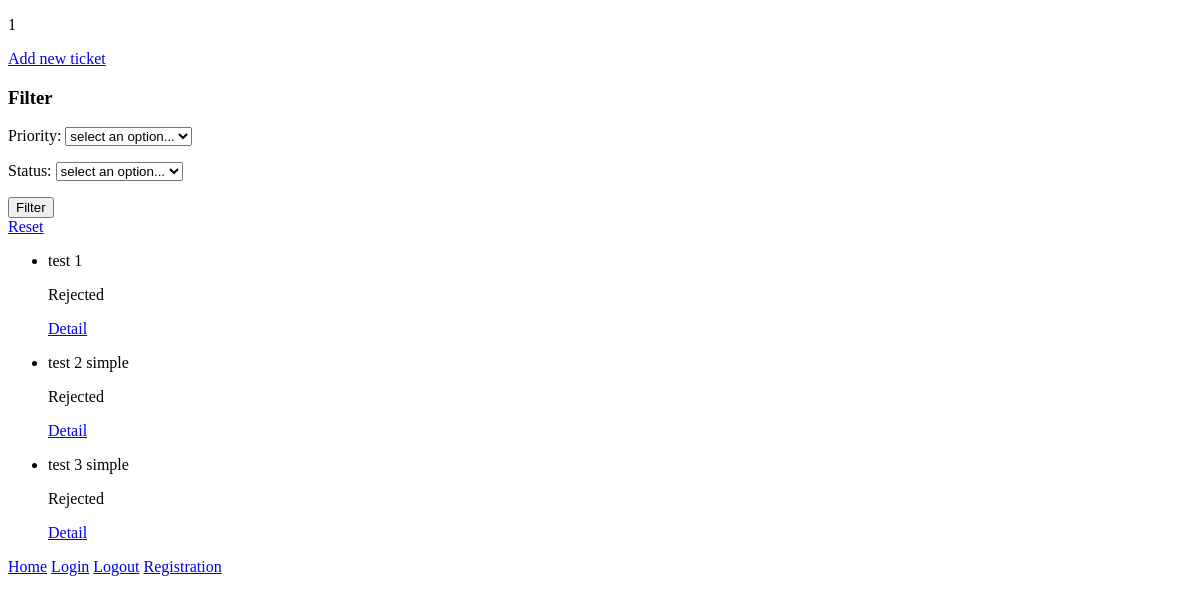
The app's page / (signed in), older data.
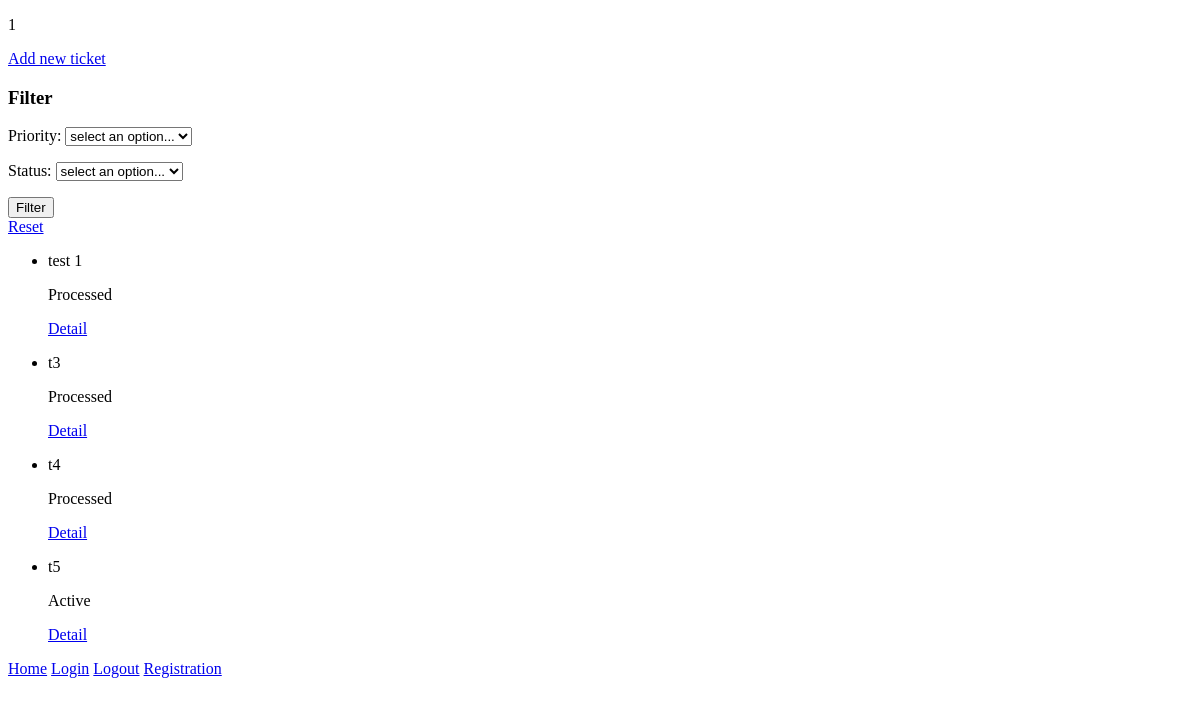
The same page, newer data.
### helpdesk/models.py (models this page shows, shortened)
class Ticket(models.Model):
    HIGH_PRIORITY = 1
    MEDIUM_PRIORITY = 2
    LOW_PRIORITY = 3
    PRIORITY_CHOICES = [
        (HIGH_PRIORITY, 'High'),
        (MEDIUM_PRIORITY, 'Medium'),
        (LOW_PRIORITY, 'Low'),
    ]
    ACTIVE_STATUS = 1
    PROCESSED_STATUS = 2
    REJECTED_STATUS = 3
    RESTORED_STATUS = 4
    COMPLETED_STATUS = 5
    STATUS_CHOICES = [
        (ACTIVE_STATUS, 'Active'),
        (PROCESSED_STATUS, 'Processed'),
        (REJECTED_STATUS, 'Rejected'),
        (RESTORED_STATUS, 'Restored'),
        (COMPLETED_STATUS, 'Completed'),
    ]
    user = models.ForeignKey(CustomUser, related_name='tickets', on_delete=models.CASCADE)
    title = models.CharField(max_length=100)
    description = models.TextField()
    priority = models.PositiveSmallIntegerField(choices=PRIORITY_CHOICES, default=MEDIUM_PRIORITY)
    status = models.PositiveSmallIntegerField(choices=STATUS_CHOICES, default=ACTIVE_STATUS)
    created = models.DateTimeField(auto_now_add=True)
    class Meta:
        ordering = ['created']
        verbose_name = 'ticket'
        verbose_name_plural = 'tickets'

### helpdesk/views.py (the view)
# urls.py: path('', TicketListView.as_view(), name='home'),
class TicketListView(LoginRequiredMixin, ListView):
    queryset = Ticket.objects.exclude(status=Ticket.RESTORED_STATUS)
    template_name = 'helpdesk/home.html'
    def get_context_data(self, **kwargs):
        context = super().get_context_data(**kwargs)
        context['filter'] = TicketFilter(self.request.GET, queryset=self.get_queryset())
        return context
    def get_queryset(self):
        queryset = super().get_queryset()
        user = self.request.user
        if not user.is_staff:
            return queryset.filter(user=user)
        return queryset.exclude(status=Ticket.REJECTED_STATUS)

### helpdesk/templates/helpdesk/home.html (shortened to what this page needs)
{% extends 'helpdesk/base.html' %}
{% block content %}
    {% if not user.is_staff %}
        <a href="{% url 'add_ticket' %}">Add new ticket</a>
    {% elif user.is_staff %}
        <a href="{% url 'restore_ticket' %}">Restored tickets</a>
    {% endif %}
    <br>
    <h3>Filter</h3>
    <form action="" method="get">
        {{ filter.form.as_p }}
        <button type="submit">Filter</button>
    </form>
    <a href="{% url 'home' %}">Reset</a>
    <br>
    <ul>
    {% for ticket in filter.qs %}
        <li>
            <p>{{ ticket.title }}</p>
            <p>{{ ticket.get_status_display }}</p>
            <p><a href="{% url 'detail_ticket' ticket.id %}">Detail</a></p>
        </li>
    {% endfor %}
    </ul>
{% endblock %}

Row changes from the older to the newer data that the page shows:
no longer on this page (row edited): Ticket: title "test 2 simple", status "Rejected"
no longer on this page (row edited): Ticket: title "test 3 simple", status "Rejected"
changed Ticket "test 1": status "Rejected" → "Processed"
added Ticket: title "t3", status "Processed"
added Ticket: title "t4", status "Processed"
added Ticket: title "t5", status "Active"
